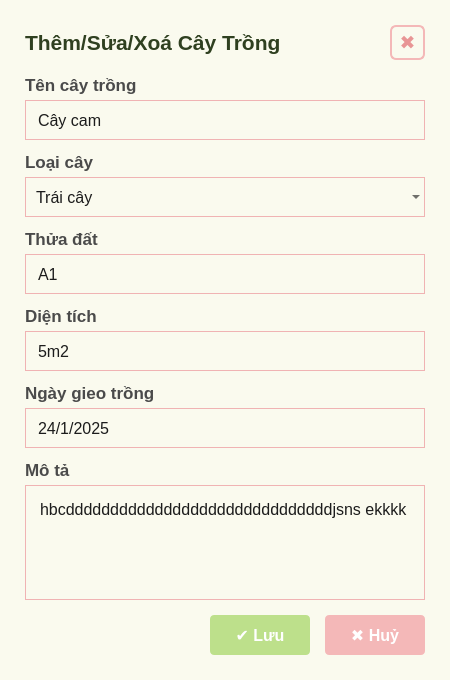
<?xml version="1.0" encoding="UTF-8"?>
<ui version="4.0">
 <class>ChinhSuaCayTrongPopup</class>
 <widget class="QWidget" name="ChinhSuaCayTrongPopup">
  <property name="geometry">
   <rect>
    <x>0</x>
    <y>0</y>
    <width>450</width>
    <height>680</height>
   </rect>
  </property>
  <property name="windowTitle">
   <string>Thêm/Sửa/Xoá Cây Trồng</string>
  </property>
  <property name="styleSheet">
   <string notr="true">QWidget#ChinhSuaCayTrongPopup {
    background-color: #FAFAEE; /* Màu vàng siêu nhạt giống ảnh */
}
QLabel, QLineEdit, QTextEdit, QPushButton, QComboBox {
    font-family: 'Segoe UI', Arial, sans-serif;
}</string>
  </property>
  <layout class="QVBoxLayout" name="main_layout">
   <property name="spacing">
    <number>15</number>
   </property>
   <property name="leftMargin">
    <number>25</number>
   </property>
   <property name="topMargin">
    <number>25</number>
   </property>
   <property name="rightMargin">
    <number>25</number>
   </property>
   <property name="bottomMargin">
    <number>25</number>
   </property>

   <!-- HEADER: Tiêu đề và nút tắt -->
   <item>
    <layout class="QHBoxLayout" name="hbox_header">
     <item>
      <widget class="QLabel" name="lbl_title">
       <property name="styleSheet">
        <string notr="true">color: #2F4020; font-size: 16pt; font-weight: 900;</string>
       </property>
       <property name="text">
        <string>Thêm/Sửa/Xoá Cây Trồng</string>
       </property>
      </widget>
     </item>
     <item>
      <spacer name="hs_header">
       <property name="orientation"><enum>Qt::Horizontal</enum></property>
       <property name="sizeHint" stdset="0"><size><width>40</width><height>20</height></size></property>
      </spacer>
     </item>
     <item>
      <widget class="QPushButton" name="btn_close">
       <property name="minimumSize"><size><width>35</width><height>35</height></size></property>
       <property name="maximumSize"><size><width>35</width><height>35</height></size></property>
       <property name="cursor"><cursorShape>PointingHandCursor</cursorShape></property>
       <property name="styleSheet">
        <string notr="true">QPushButton {
    background-color: #FAFAEE;
    color: #E89595;
    border: 2px solid #F4B8B8;
    border-radius: 6px;
    font-size: 14pt;
    font-weight: bold;
}
QPushButton:hover { background-color: #F8E5E5; }</string>
       </property>
       <property name="text"><string>✖</string></property>
      </widget>
     </item>
    </layout>
   </item>

   <!-- FORM NHẬP LIỆU -->
   <item>
    <layout class="QVBoxLayout" name="vbox_form">
     <property name="spacing"><number>12</number></property>

     <!-- Tên cây trồng -->
     <item>
      <layout class="QVBoxLayout" name="v_ten_cay">
       <property name="spacing"><number>5</number></property>
       <item>
        <widget class="QLabel" name="lbl_ten_cay">
         <property name="styleSheet"><string notr="true">color: #4A4A4A; font-size: 13pt; font-weight: bold;</string></property>
         <property name="text"><string>Tên cây trồng</string></property>
        </widget>
       </item>
       <item>
        <widget class="QLineEdit" name="txt_ten_cay">
         <property name="minimumSize"><size><width>0</width><height>40</height></size></property>
         <property name="styleSheet">
          <string notr="true">QLineEdit { background-color: transparent; border: 1px solid #F0B3B3; font-size: 12pt; color: #1C1C1C; padding-left: 10px; }</string>
         </property>
         <property name="text"><string>Cây cam</string></property>
        </widget>
       </item>
      </layout>
     </item>

     <!-- Loại cây -->
     <item>
      <layout class="QVBoxLayout" name="v1">
       <property name="spacing"><number>5</number></property>
       <item>
        <widget class="QLabel" name="lbl_loai_cay">
         <property name="styleSheet"><string notr="true">color: #4A4A4A; font-size: 13pt; font-weight: bold;</string></property>
         <property name="text"><string>Loại cây</string></property>
        </widget>
       </item>
       <item>
        <widget class="QComboBox" name="cb_loai_cay">
         <property name="minimumSize"><size><width>0</width><height>40</height></size></property>
         <property name="styleSheet">
          <string notr="true">QComboBox { background-color: transparent; border: 1px solid #F0B3B3; font-size: 12pt; color: #1C1C1C; padding-left: 10px; }</string>
         </property>
         <item>
          <property name="text"><string>Trái cây</string></property>
         </item>
         <item>
          <property name="text"><string>Rau củ quả</string></property>
         </item>
         <item>
          <property name="text"><string>Cây gia vị</string></property>
         </item>
         <item>
          <property name="text"><string>Lương thực</string></property>
         </item>
        </widget>
       </item>
      </layout>
     </item>

     <!-- Thửa đất -->
     <item>
      <layout class="QVBoxLayout" name="v2">
       <property name="spacing"><number>5</number></property>
       <item>
        <widget class="QLabel" name="lbl_thua_dat">
         <property name="styleSheet"><string notr="true">color: #4A4A4A; font-size: 13pt; font-weight: bold;</string></property>
         <property name="text"><string>Thửa đất</string></property>
        </widget>
       </item>
       <item>
        <widget class="QLineEdit" name="txt_thua_dat">
         <property name="minimumSize"><size><width>0</width><height>40</height></size></property>
         <property name="styleSheet">
          <string notr="true">QLineEdit { background-color: transparent; border: 1px solid #F0B3B3; font-size: 12pt; color: #1C1C1C; padding-left: 10px; }</string>
         </property>
         <property name="text"><string>A1</string></property>
        </widget>
       </item>
      </layout>
     </item>

     <!-- Diện tích -->
     <item>
      <layout class="QVBoxLayout" name="v3">
       <property name="spacing"><number>5</number></property>
       <item>
        <widget class="QLabel" name="lbl_dien_tich">
         <property name="styleSheet"><string notr="true">color: #4A4A4A; font-size: 13pt; font-weight: bold;</string></property>
         <property name="text"><string>Diện tích</string></property>
        </widget>
       </item>
       <item>
        <widget class="QLineEdit" name="txt_dien_tich">
         <property name="minimumSize"><size><width>0</width><height>40</height></size></property>
         <property name="styleSheet">
          <string notr="true">QLineEdit { background-color: transparent; border: 1px solid #F0B3B3; font-size: 12pt; color: #1C1C1C; padding-left: 10px; }</string>
         </property>
         <property name="text"><string>5m2</string></property>
        </widget>
       </item>
      </layout>
     </item>

     <!-- Ngày gieo trồng -->
     <item>
      <layout class="QVBoxLayout" name="v4">
       <property name="spacing"><number>5</number></property>
       <item>
        <widget class="QLabel" name="lbl_ngay">
         <property name="styleSheet"><string notr="true">color: #4A4A4A; font-size: 13pt; font-weight: bold;</string></property>
         <property name="text"><string>Ngày gieo trồng</string></property>
        </widget>
       </item>
       <item>
        <widget class="QLineEdit" name="txt_ngay">
         <property name="minimumSize"><size><width>0</width><height>40</height></size></property>
         <property name="styleSheet">
          <string notr="true">QLineEdit { background-color: transparent; border: 1px solid #F0B3B3; font-size: 12pt; color: #1C1C1C; padding-left: 10px; }</string>
         </property>
         <property name="text"><string>24/1/2025</string></property>
        </widget>
       </item>
      </layout>
     </item>

     <!-- Mô tả -->
     <item>
      <layout class="QVBoxLayout" name="v5">
       <property name="spacing"><number>5</number></property>
       <item>
        <widget class="QLabel" name="lbl_mota">
         <property name="styleSheet"><string notr="true">color: #4A4A4A; font-size: 13pt; font-weight: bold;</string></property>
         <property name="text"><string>Mô tả</string></property>
        </widget>
       </item>
       <item>
        <widget class="QTextEdit" name="txt_mota">
         <property name="minimumSize"><size><width>0</width><height>100</height></size></property>
         <property name="styleSheet">
          <string notr="true">QTextEdit { background-color: transparent; border: 1px solid #F0B3B3; font-size: 12pt; color: #1C1C1C; padding: 10px; }</string>
         </property>
         <property name="html">
          <string>&lt;html&gt;&lt;body&gt;hbcddddddddddddddddddddddddddddddjsns ekkkk&lt;/body&gt;&lt;/html&gt;</string>
         </property>
        </widget>
       </item>
      </layout>
     </item>

    </layout>
   </item>

   <item>
    <spacer name="vs_form_bot">
     <property name="orientation"><enum>Qt::Vertical</enum></property>
     <property name="sizeHint" stdset="0"><size><width>20</width><height>40</height></size></property>
    </spacer>
   </item>

   <!-- NÚT BẤM DƯỚI CÙNG -->
   <item>
    <layout class="QHBoxLayout" name="hbox_buttons">
     <property name="spacing"><number>15</number></property>
     <item>
      <spacer name="hs_btn_left">
       <property name="orientation"><enum>Qt::Horizontal</enum></property>
       <property name="sizeHint" stdset="0"><size><width>40</width><height>20</height></size></property>
      </spacer>
     </item>
     <item>
      <widget class="QPushButton" name="btn_luu">
       <property name="minimumSize"><size><width>100</width><height>40</height></size></property>
       <property name="cursor"><cursorShape>PointingHandCursor</cursorShape></property>
       <property name="styleSheet">
        <string notr="true">QPushButton {
    background-color: #BDE08B;
    color: white;
    font-size: 12pt;
    font-weight: bold;
    border: none;
    border-radius: 4px;
}
QPushButton:hover { background-color: #A6CE89; }</string>
       </property>
       <property name="text"><string>✔️ Lưu</string></property>
      </widget>
     </item>
     <item>
      <widget class="QPushButton" name="btn_huy">
       <property name="minimumSize"><size><width>100</width><height>40</height></size></property>
       <property name="cursor"><cursorShape>PointingHandCursor</cursorShape></property>
       <property name="styleSheet">
        <string notr="true">QPushButton {
    background-color: #F4B8B8;
    color: white;
    font-size: 12pt;
    font-weight: bold;
    border: none;
    border-radius: 4px;
}
QPushButton:hover { background-color: #E89595; }</string>
       </property>
       <property name="text"><string>✖ Huỷ</string></property>
      </widget>
     </item>
    </layout>
   </item>

  </layout>
 </widget>
 <resources/>
 <connections/>
</ui>
